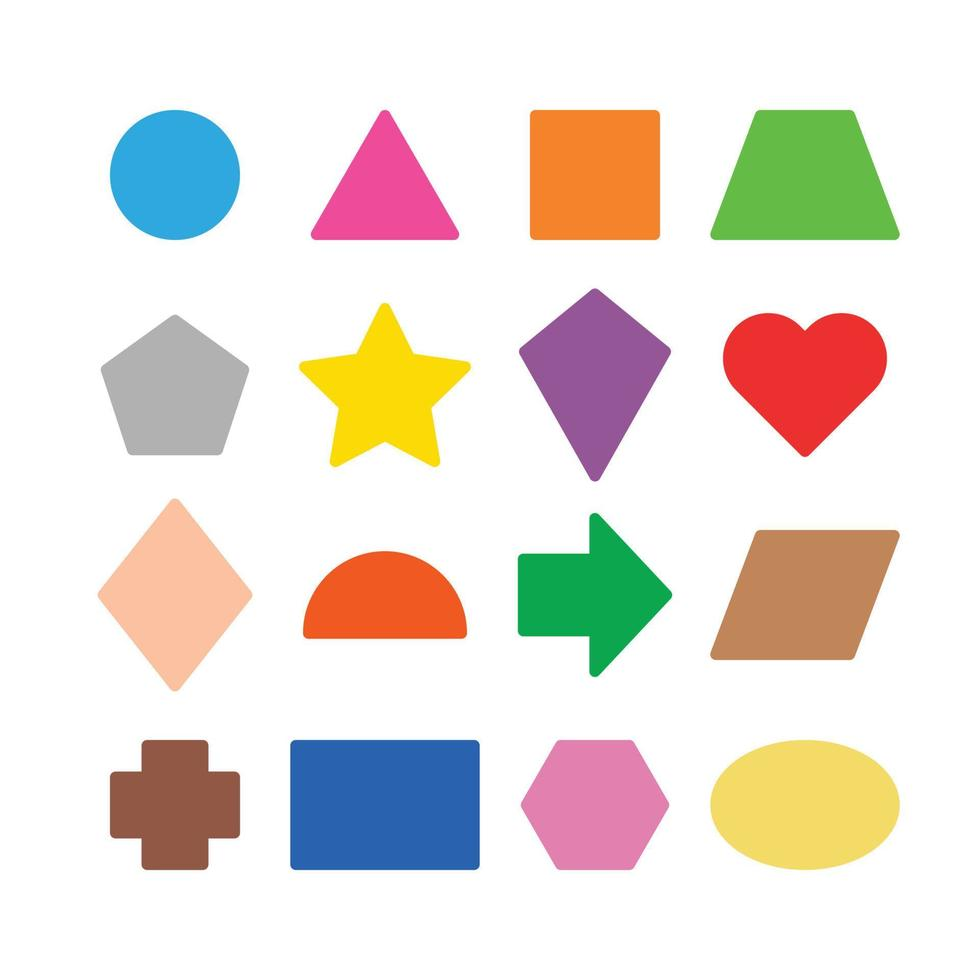
#> input picture images/test1.jpg, 980 x 980 px; its folder holds only this picture in this run
$ python main.py
#> lines starting #> are read from the running program, lines starting #| are printed output that depends on the picture; after the words box and inside, x2 and y2 are one past the last pixel; in counts of white or black regions, pixels touching at a corner belong together
### src/shape_analyzer.py
import cv2, numpy as np
from matplotlib import pyplot as plt
from pathlib import Path
import json

PROJECT_ROOT = Path(__file__).resolve().parent.parent
RESULTS_DIR = PROJECT_ROOT / "results"
REFERENCE_SHAPES = PROJECT_ROOT / "reference_shapes"


class ShapeAnalyzer:
    def __init__(self, image_path):
        self.image_path = Path(image_path)
        if self.image_path.exists() is False:
            raise FileNotFoundError(f"File couldn't be found: {self.image_path}")
        self._reset_state()

    def _reset_state(self):
        self.image = None
        self.gray_image = None
        self.canny_image = None
        self.contours = None
        self.hierarchy = None
        self.contour_count = None
        self.filtered_area = []
        self.shape_data = []

    def load_image(self):
        self.image = cv2.imread(str(self.image_path))
#> self.image is the input picture: shape (980, 980, 3); mean B, G, R 217.2, 224.6, 232.5
        if self.image is None:
            raise FileNotFoundError(f"File couldn't be found: {self.image_path}")

    def preprocess(self, low=20, high=90, close_size=5, close_iterations=2):
#> called with low = 20, high = 90, close_size = 5, close_iterations = 2
        if self.image is None:
            raise RuntimeError("preprocess() called before load_image()")
        self.gray_image = cv2.cvtColor(self.image, cv2.COLOR_BGR2GRAY)
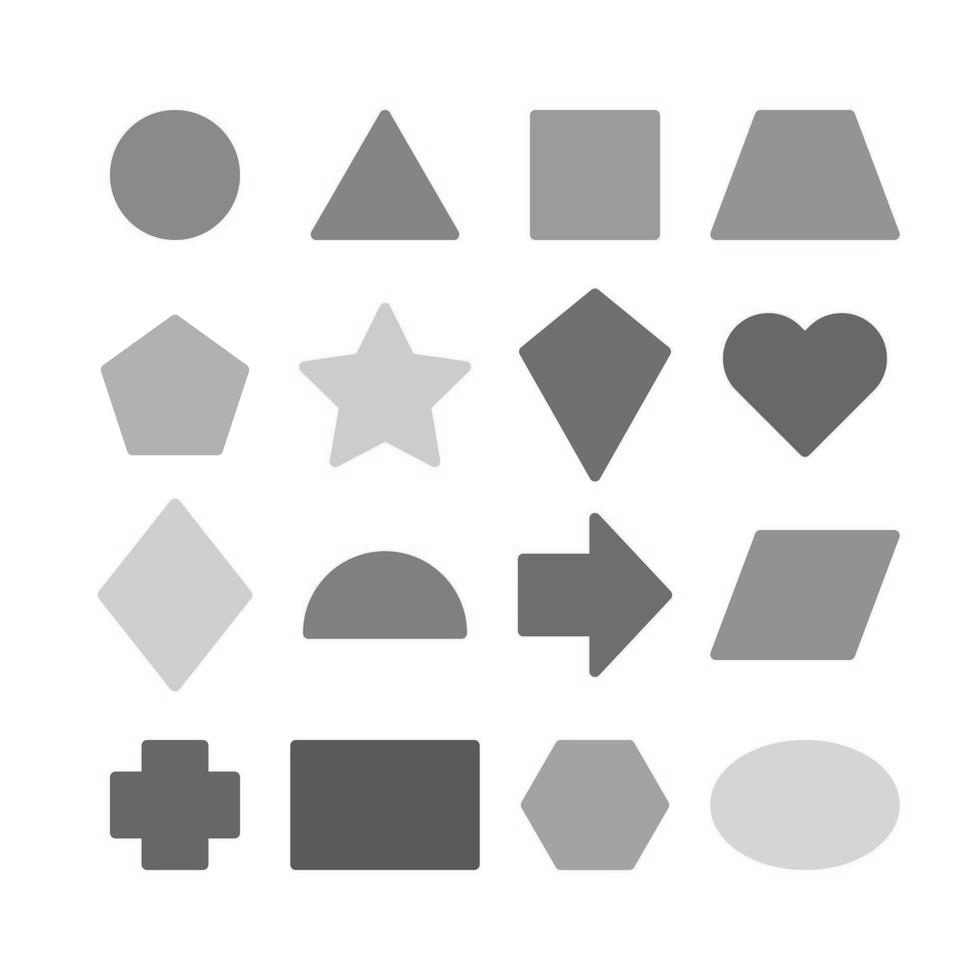
#> self.gray_image: shape (980, 980); min 67, max 255, mean 226.2

        gaussian_blur_filter = cv2.GaussianBlur(self.gray_image, (5, 5), 0)

        median_blur_filter = cv2.medianBlur(gaussian_blur_filter, (7))

        edges = cv2.Canny(median_blur_filter, low, high)
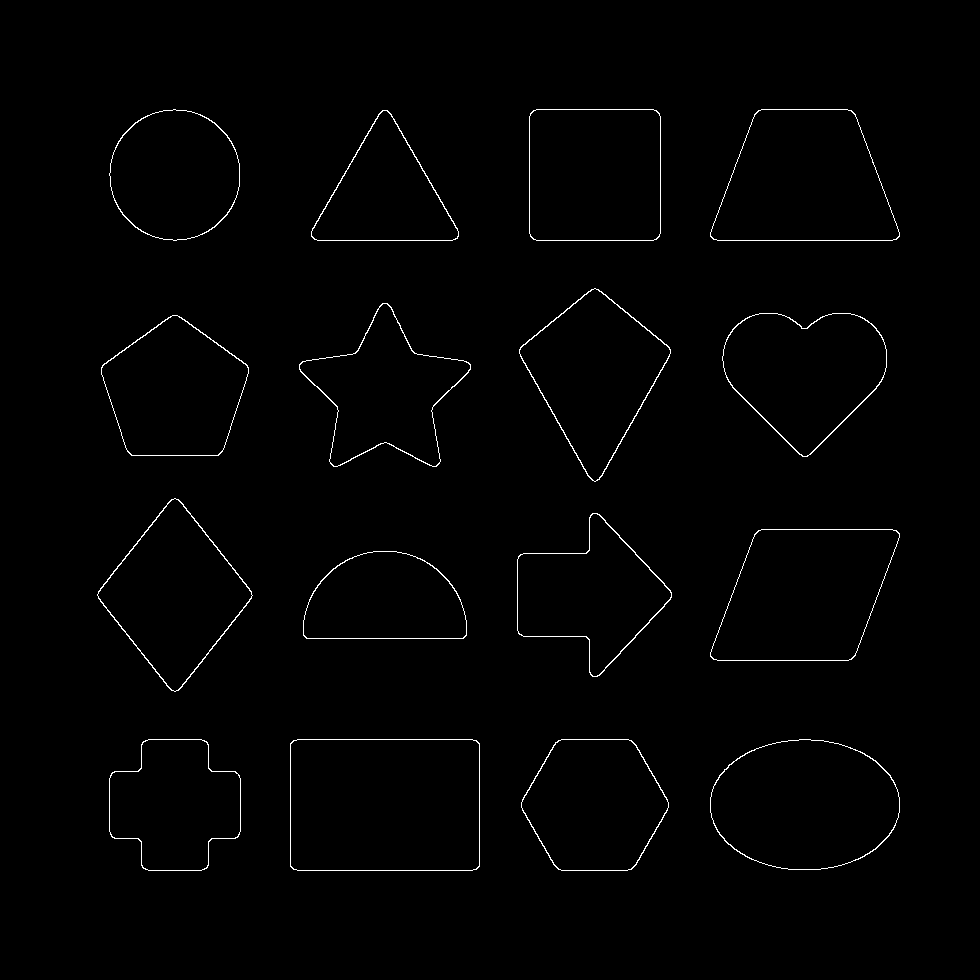
#> edges: shape (980, 980); 0.96% white in thin lines or dots, all inside (x1, y1, x2, y2) = (97, 109, 900, 871)

        kernel = cv2.getStructuringElement(cv2.MORPH_CROSS, (close_size, close_size))

        edges = cv2.dilate(edges, kernel, iterations=2)
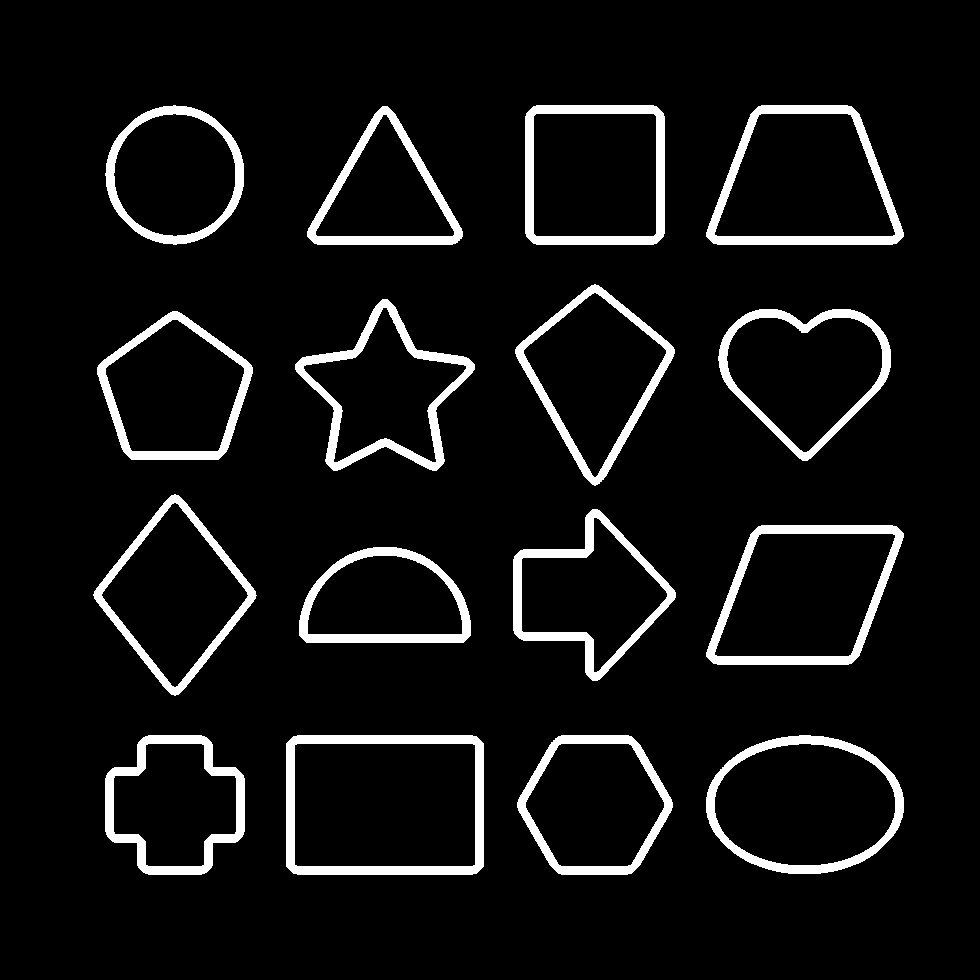
#> edges: shape (980, 980); 7% white; 16 white regions, largest, box (x1, y1, x2, y2) and area: (286, 735, 484, 875) 5612, (295, 299, 475, 471) 4876, (706, 105, 904, 245) 4805
        edges = cv2.erode(edges, kernel, iterations=2)

        self.canny_image = cv2.morphologyEx(
            edges,
            cv2.MORPH_CLOSE,
            kernel,
            iterations=close_iterations,
        )

    def detect_contours(self):
        if self.canny_image is None:
            raise RuntimeError("detect_contours() called before preprocess()")
        self.contours, self.hierarchy = cv2.findContours(
            self.canny_image, cv2.RETR_EXTERNAL, cv2.CHAIN_APPROX_NONE
        )
#> self.contours = 16 contours; largest, box (x1, y1, x2, y2) and area: (290, 739, 480, 871) 24715, (710, 739, 900, 870) 19452, (710, 529, 900, 661) 19030, (710, 109, 900, 241) 19030, (529, 109, 661, 241) 17095; self.hierarchy = 16 rows, first 6: [1, -1, -1, -1], [2, 0, -1, -1], [3, 1, -1, -1], [4, 2, -1, -1], [5, 3, -1, -1], [6, 4, -1, -1]
        self.contour_count = len(self.contours)
#> self.contour_count = 16
        print(f"{self.image_path.name} has {self.contour_count} contours.")
#| test1.jpg has 16 contours.

        for contour in self.contours:
            perimeter = cv2.arcLength(contour, True)
            epsilon = 0.009 * perimeter
            approx = cv2.approxPolyDP(contour, epsilon, True)
            points = len(approx)

            self.shape_data.append(
                {
                    "contour": contour,
                    "approx": approx,
                    "name": shape_name,
                    "points": points,
                    "area": cv2.contourArea(contour),
                    "perimeter": perimeter,
                }
            )
#> this loop made 1 pass
#> (perimeter, epsilon, points) on pass 1: (536.1, 4.82, 14)
#> after the loop, self.shape_data = []

    # [66 lines left out: functions filter_contours, draw_results, show_results, save_result, json_result, not called in this run]

    def process(self):
        self.load_image()
        self.preprocess()
        self.detect_contours()
        self.filter_contours()
        self.json_result()

    # [4 lines left out: function visualize, not called in this run]

    def run(self, image_path=None):
        if image_path is not None:
            self.image_path = Path(image_path)

        self.process()
        self.visualize()

### src/main.py
from shape_analyzer import ShapeAnalyzer
from pathlib import Path

PROJECT_ROOT = Path(__file__).resolve().parent.parent
image_path = PROJECT_ROOT / "images"

for img_path in image_path.iterdir():
    shape = ShapeAnalyzer(img_path)
#> (the run stopped early here; a loop or call above may not have finished)

$ run again, on images/test2.png
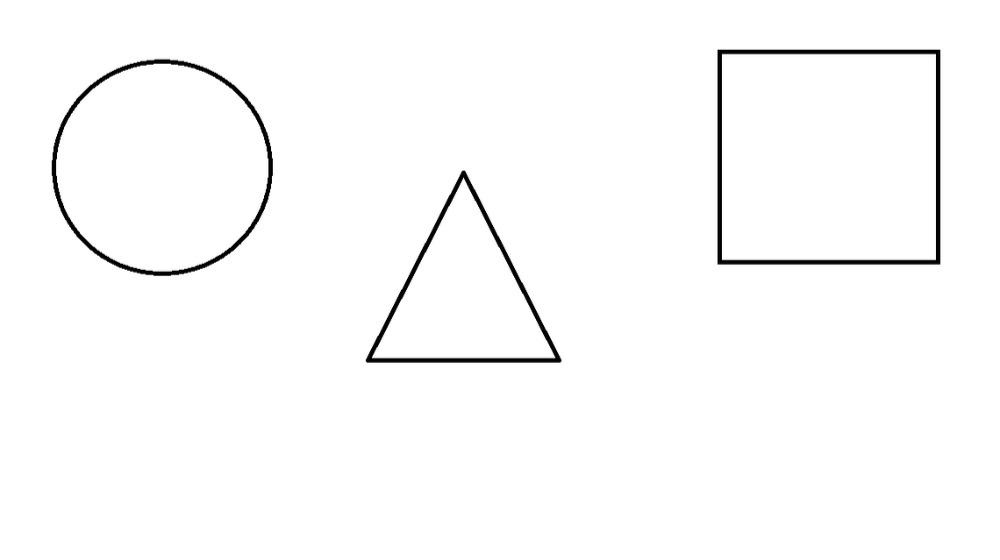
#> input picture images/test2.png, 1000 x 560 px
#> in load_image, self.image is the input picture: shape (560, 1000, 3); min 0, max 255, mean 250.7
#> in preprocess, `edges = cv2.Canny(median_blur_filter, low, high)`:
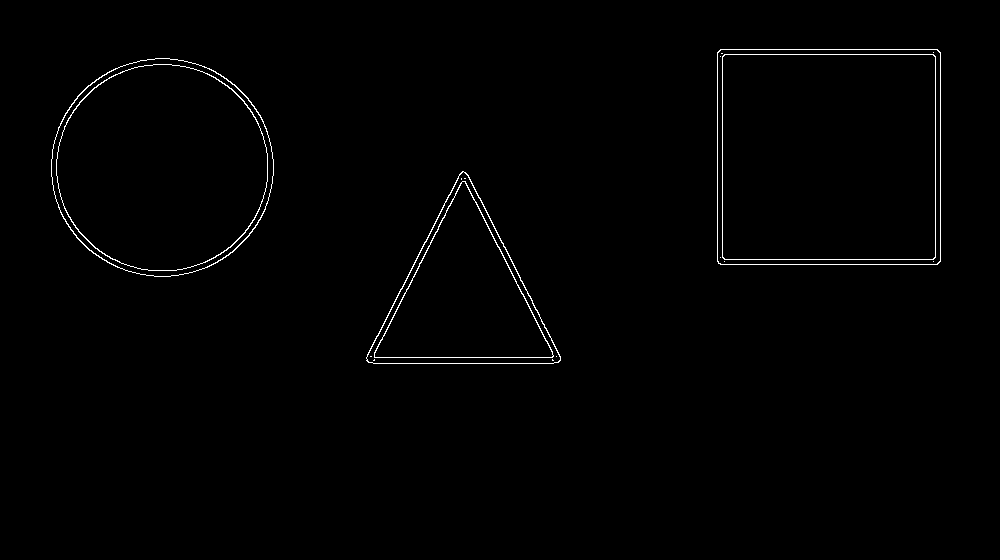
#> edges: shape (560, 1000); 0.85% white in thin lines or dots, all inside (x1, y1, x2, y2) = (51, 49, 941, 364)
#> in preprocess, `edges = cv2.erode(edges, kernel, iterations=2)`:
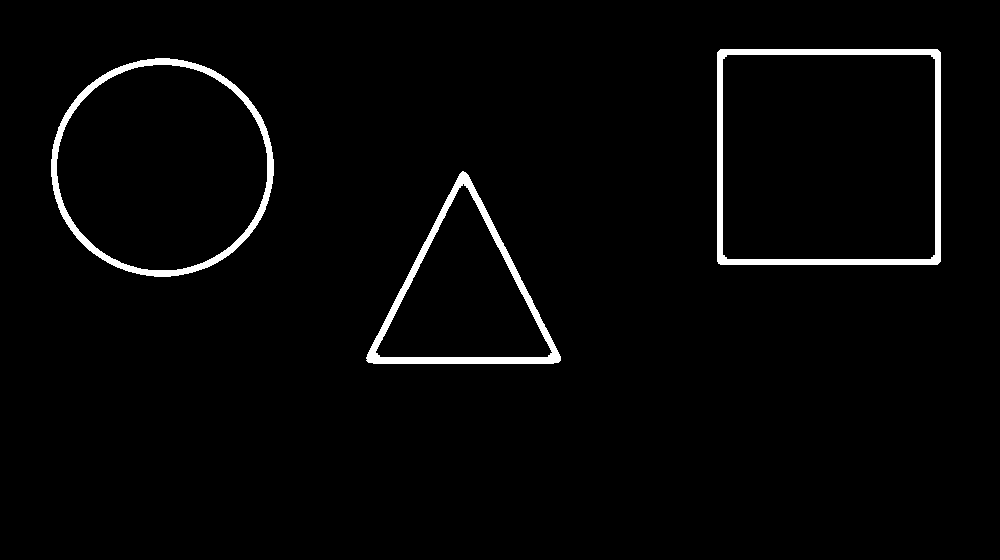
#> edges: shape (560, 1000); 2.4% white; 3 white regions
#> self.contours = 3 contours; box (x1, y1, x2, y2) and area: (717, 49, 941, 265) 47928, (51, 58, 274, 277) 37949, (366, 171, 561, 364) 19710; self.hierarchy = [[1, -1, -1, -1], [2, 0, -1, -1], [-1, 1, -1, -1]]
#> self.contour_count = 3
#| test2.png has 3 contours.
#> the loop in detect_contours, `for contour in self.contours:` made 1 pass
#> (perimeter, epsilon, approx, points) on pass 1: (656.8, 5.91, [[462, 171], [366, 360], [558, 362]], 3)
#> after the loop in detect_contours, `for contour in self.contours:`: self.shape_data = []

$ run again, on images/test3.jpg
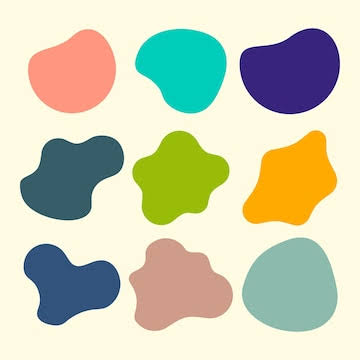
#> input picture images/test3.jpg, 360 x 360 px
#> in load_image, self.image is the input picture: shape (360, 360, 3); mean B, G, R 180.1, 205.5, 203.5
#> in preprocess, `self.gray_image = cv2.cvtColor(self.image, cv2.COLOR_BGR2GRAY)`:
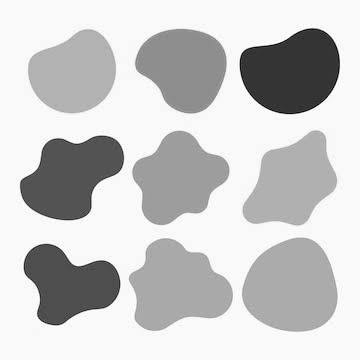
#> self.gray_image: shape (360, 360); min 6, max 255, mean 202.1
#> in preprocess, `edges = cv2.erode(edges, kernel, iterations=2)`:
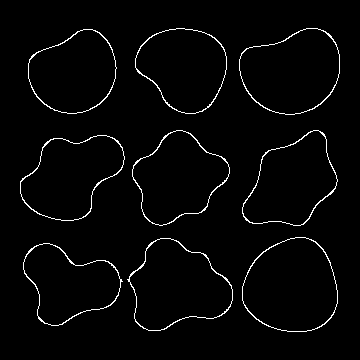
#> edges: shape (360, 360); 2.5% white in thin lines or dots, all inside (x1, y1, x2, y2) = (20, 28, 340, 332)
#> self.contours = 9 contours; largest, box (x1, y1, x2, y2) and area: (242, 237, 338, 332) 6982, (127, 238, 233, 331) 6494, (239, 28, 340, 115) 6442, (132, 130, 230, 226) 5896, (20, 135, 125, 221) 5891; self.hierarchy = [[1, -1, -1, -1], [2, 0, -1, -1], [3, 1, -1, -1], [4, 2, -1, -1], [5, 3, -1, -1], [6, 4, -1, -1], [7, 5, -1, -1], [8, 6, -1, -1], [-1, 7, -1, -1]]
#> self.contour_count = 9
#| test3.jpg has 9 contours.
#> the loop in detect_contours, `for contour in self.contours:` made 1 pass
#> (perimeter, epsilon, points) on pass 1: (312.7, 2.81, 15)
#> after the loop in detect_contours, `for contour in self.contours:`: self.shape_data = []
